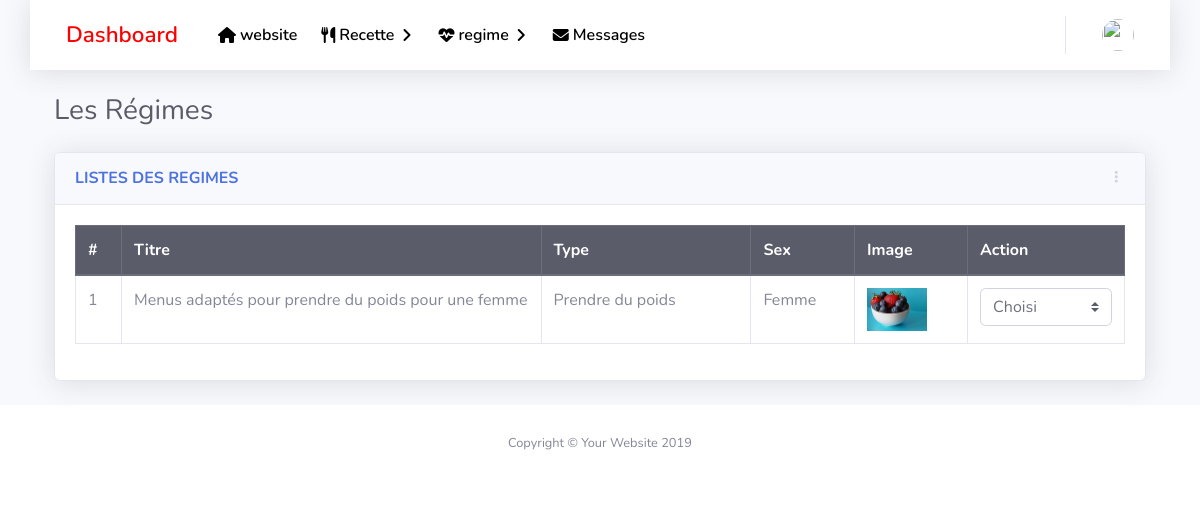
/admin/regime.php, run on an earlier commit of the app's database.
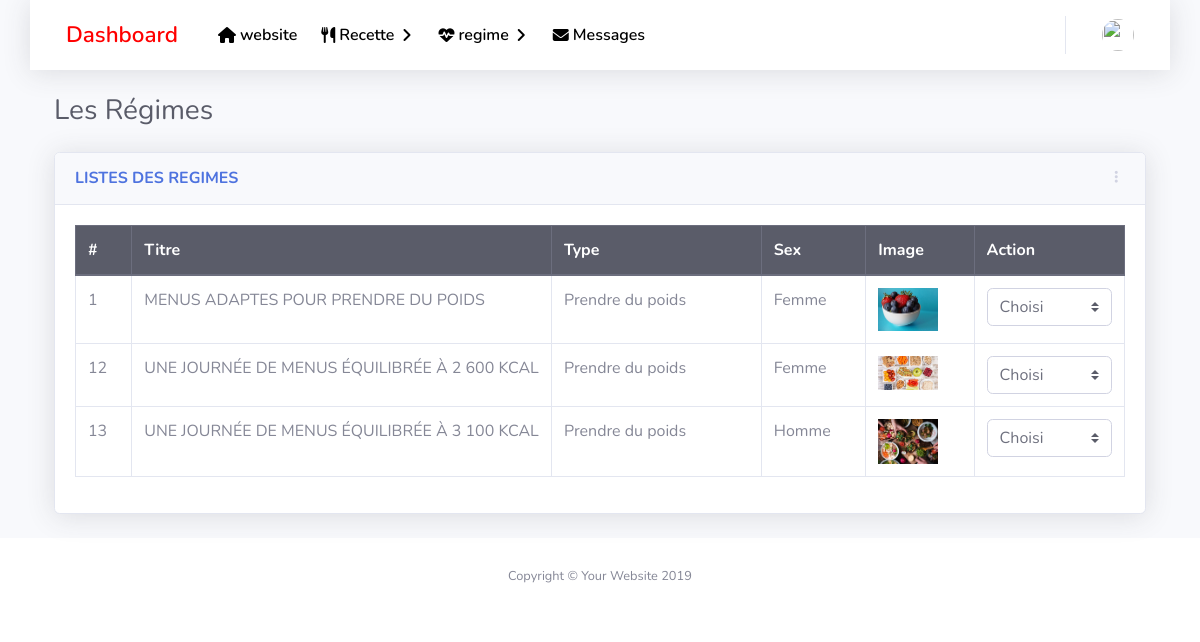
And on a later commit of the database.
### tables this page shows
CREATE TABLE `regime` (
  `id` int(11) NOT NULL,
  `type` text NOT NULL,
  `title` text NOT NULL,
  `description` text NOT NULL,
  `image` varchar(255) NOT NULL,
  `created_at` datetime NOT NULL,
  `sex` varchar(255) NOT NULL
);

### admin/functions/data.php (called while the page is built, shortened)
<?php require('./../functions/init.php'); ?>
<?php
    $sql = "SELECT * FROM `regime`;" ;
    $dataregime = mysqli_query($connect,$sql) or die(mysqli_error($connect));
?>

### admin/regime.php (the view, shortened to what this page needs)
<?php include('./inc/header.php'); ?>
<?php include('./functions/data.php'); ?>
    <div id="content-wrapper" class="d-flex flex-column ">
      <div id="content">
        <?php include("./inc/topNav.php"); ?>
        <div class="container">
        <div class="d-sm-flex align-items-center justify-content-between mb-4">
            <h1 class="h3 mb-0 text-gray-800">Les Régimes </h1>
          </div>
        <div class="row">
             <div class="col-xl-12 col-lg-12">
              <div class="card shadow mb-4">
                <div class="card-header py-3 d-flex flex-row align-items-center justify-content-between">
                  <h6 class="m-0 font-weight-bold text-primary">LISTES DES REGIMES</h6>
                  <div class="dropdown no-arrow">
                    <a class="dropdown-toggle" href="#" role="button" id="dropdownMenuLink" data-toggle="dropdown" aria-haspopup="true" aria-expanded="false">
                      <i class="fas fa-ellipsis-v fa-sm fa-fw text-gray-400"></i>
                    </a>
                  </div>
                </div>
                <div class="card-body">
                  <div class="">
                    <table class="table table-bordered">
                      <thead class="thead-dark">
                        <tr>
                          <th scope="col">#</th>
                          <th scope="col">Titre</th>
                          <th scope="col">Type</th>
                          <th scope="col">Sex</th>
                          <th scope="col">Image</th>
                          <th>Action</th>
                        </tr>
                      </thead>
                      <tbody>
                        <?php if(mysqli_num_rows($dataregime) != 0){
                                  while($data = mysqli_fetch_assoc($dataregime)){
                        ?>
                                    <tr>
                                        <td > <?php echo $data['id']; ?> </td>
                                        <td width="40%"> <?php echo $data['title']; ?> </td>
                                        <td width="20%"> <?php echo $data['type']; ?> </td>
                                        <td > <?php echo $data['sex']; ?> </td>
                                        <td><img src="./../upload/regime/<?php echo $data['image'] ?>" alt="" width="60px" ></td>
                                        <td>
                                            <select name="" id="" class="custom-select" onchange="window.location.href=this.value;">
                                                  <option value="">Choisi</option>
                                            </select>
                                          </td>
                                    </tr>
                                  <?php } }?>
                      </tbody>
                    </table>
                  </div>
                </div>
              </div>
            </div>
            </div>
        </div>
      </div>
      <?php include('./inc/footer.php'); ?>

### admin/inc/header.php (shortened to what this page needs)
<!DOCTYPE html>
<html lang="en">
<head>
  <link href="./../assets/css/sb-admin-2.css" rel="stylesheet">
</head>
<body id="page-top">
  <div id="wrapper">

### admin/inc/topNav.php (shortened to what this page needs)
<nav class="navbar navbar-expand navbar-light bg-white topbar mb-4 static-top shadow container">
<ul class="navbar-nav mr-auto">
<li class="nav-item" > <a class="nav-link" href="./../admin/" style="color:red; font-weight:600;font-size:1.4rem">Dashboard</a> </li>
  <li class="nav-item" > <a href="./../" class="nav-link ml-3" style="color:black; font-weight:600" target="_blank"><i class="fas fa-home mr-1"></i>  website</a> </li>
  <li class="nav-item dropdown">
        <a class="nav-link dropdown-toggle" style="color:black; font-weight:600"  href="#" id="regeDropDown" role="button" data-toggle="dropdown" aria-haspopup="true" aria-expanded="false">
        <i class="fas fa-utensils mr-1"></i>  Recette</a>
      </li>
      <li class="nav-item dropdown">
        <a class="nav-link dropdown-toggle" style="color:black; font-weight:600"  href="#" id="regeDropDown" role="button" data-toggle="dropdown" aria-haspopup="true" aria-expanded="false">
        <i class="fas fa-heartbeat mr-1"></i>  regime
        </a>
      </li>
      <li class="nav-item dropdown">
        <a class="nav-link " style="color:black; font-weight:600"  href="./../admin/messages.php" id="regeDropDown" >
        <i class="fas fa-envelope mr-1"></i> Messages
        </a>
      </li>
</ul>
<ul class="navbar-nav ml-auto">
  <li class="nav-item dropdown no-arrow">
    <a class="nav-link dropdown-toggle" href="#" id="userDropdown" role="button" data-toggle="dropdown" aria-haspopup="true" aria-expanded="false">
      <img class="img-profile rounded-circle" src="https://source.unsplash.com/QAB-WJcbgJk/60x60">
    </a>
  </li>
</ul>
</nav>

### admin/inc/footer.php (shortened to what this page needs)
  <footer class="sticky-footer bg-white">
        <div class="container my-auto">
          <div class="copyright text-center my-auto">
            <span>Copyright &copy; Your Website 2019</span>
          </div>
        </div>
      </footer>
    </div>
  </div>
</body>
</html>

What changed in the data, as far as the page shows it:
changed regime id 1: title "Menus adaptés pour prendre du poids pour une femme" → "MENUS ADAPTES POUR PRENDRE DU POIDS"
added regime: id "12", title "UNE JOURNÉE DE MENUS ÉQUILIBRÉE À 2 600 KCAL", type "Prendre du poids", sex "Femme", image (picture)
added regime: id "13", title "UNE JOURNÉE DE MENUS ÉQUILIBRÉE À 3 100 KCAL", type "Prendre du poids", sex "Homme", image (picture)
